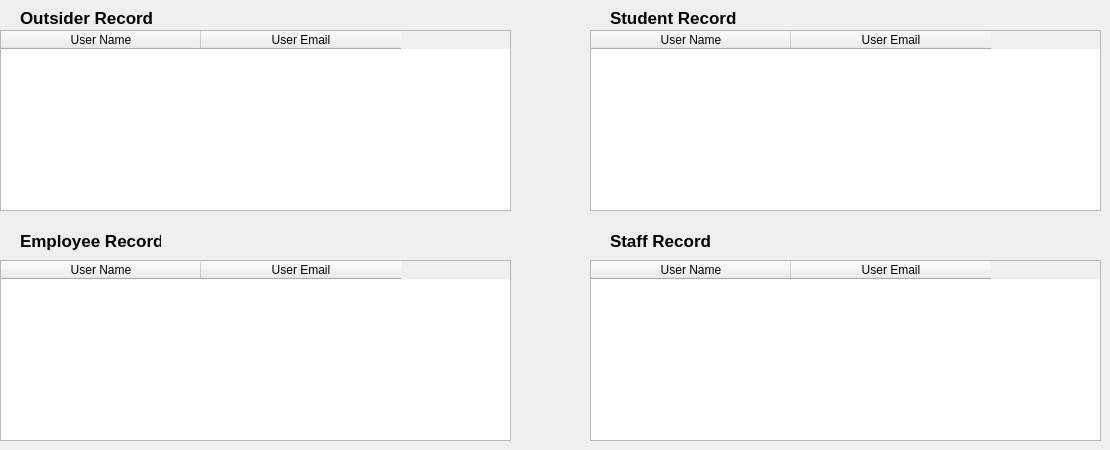
      <widget class="QWidget" name="tab_8">
       <attribute name="title">
        <string>User Records</string>
       </attribute>
       <widget class="QTableWidget" name="tableWidget_7">
        <property name="geometry">
         <rect>
          <x>0</x>
          <y>30</y>
          <width>511</width>
          <height>181</height>
         </rect>
        </property>
        <attribute name="horizontalHeaderDefaultSectionSize">
         <number>200</number>
        </attribute>
        <column>
         <property name="text">
          <string>User Name</string>
         </property>
        </column>
        <column>
         <property name="text">
          <string>User Email</string>
         </property>
        </column>
       </widget>
       <widget class="QLabel" name="label_10">
        <property name="geometry">
         <rect>
          <x>20</x>
          <y>10</y>
          <width>141</width>
          <height>16</height>
         </rect>
        </property>
        <property name="font">
         <font>
          <family>Segoe UI</family>
          <pointsize>13</pointsize>
          <weight>75</weight>
          <bold>true</bold>
         </font>
        </property>
        <property name="text">
         <string>Outsider Record</string>
        </property>
       </widget>
       <widget class="QTableWidget" name="tableWidget_8">
        <property name="geometry">
         <rect>
          <x>0</x>
          <y>260</y>
          <width>511</width>
          <height>181</height>
         </rect>
        </property>
        <attribute name="horizontalHeaderDefaultSectionSize">
         <number>200</number>
        </attribute>
        <column>
         <property name="text">
          <string>User Name</string>
         </property>
        </column>
        <column>
         <property name="text">
          <string>User Email</string>
         </property>
        </column>
       </widget>
       <widget class="QLabel" name="label_11">
        <property name="geometry">
         <rect>
          <x>20</x>
          <y>230</y>
          <width>141</width>
          <height>21</height>
         </rect>
        </property>
        <property name="font">
         <font>
          <family>Segoe UI</family>
          <pointsize>13</pointsize>
          <weight>75</weight>
          <bold>true</bold>
         </font>
        </property>
        <property name="text">
         <string>Employee Record</string>
        </property>
       </widget>
       <widget class="QTableWidget" name="tableWidget_9">
        <property name="geometry">
         <rect>
          <x>590</x>
          <y>30</y>
          <width>511</width>
          <height>181</height>
         </rect>
        </property>
        <attribute name="horizontalHeaderDefaultSectionSize">
         <number>200</number>
        </attribute>
        <column>
         <property name="text">
          <string>User Name</string>
         </property>
        </column>
        <column>
         <property name="text">
          <string>User Email</string>
         </property>
        </column>
       </widget>
       <widget class="QLabel" name="label_14">
        <property name="geometry">
         <rect>
          <x>610</x>
          <y>10</y>
          <width>141</width>
          <height>16</height>
         </rect>
        </property>
        <property name="font">
         <font>
          <family>Segoe UI</family>
          <pointsize>13</pointsize>
          <weight>75</weight>
          <bold>true</bold>
         </font>
        </property>
        <property name="text">
         <string>Student Record</string>
        </property>
       </widget>
       <widget class="QTableWidget" name="tableWidget_13">
        <property name="geometry">
         <rect>
          <x>590</x>
          <y>260</y>
          <width>511</width>
          <height>181</height>
         </rect>
        </property>
        <attribute name="horizontalHeaderDefaultSectionSize">
         <number>200</number>
        </attribute>
        <column>
         <property name="text">
          <string>User Name</string>
         </property>
        </column>
        <column>
         <property name="text">
          <string>User Email</string>
         </property>
        </column>
       </widget>
       <widget class="QLabel" name="label_21">
        <property name="geometry">
         <rect>
          <x>610</x>
          <y>230</y>
          <width>101</width>
          <height>21</height>
         </rect>
        </property>
        <property name="font">
         <font>
          <family>Segoe UI</family>
          <pointsize>13</pointsize>
          <weight>75</weight>
          <bold>true</bold>
         </font>
        </property>
        <property name="text">
         <string>Staff Record</string>
        </property>
       </widget>
      </widget>
